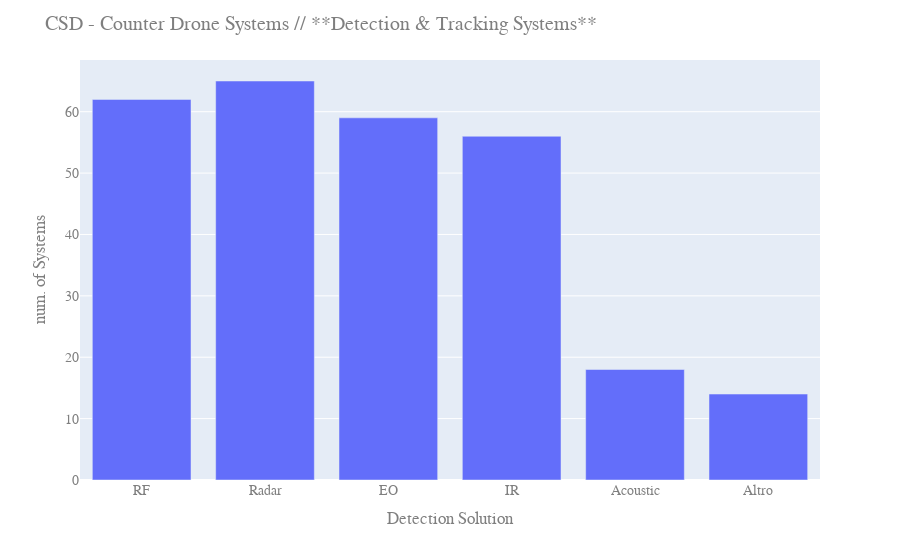

The code cell stored with this chart in its notebook:
### Markdown cell above
### Detection, Interdiction options and Platform types

From an overall analysis, it comes that eighty-eight (88) of the products in the database are designed only for detection, while 80 systems are intended solely for interdiction. In particular, hereunder, we are going to analyze each option: detection&tracking and interdiction, respectively.


#### Detection & Tracking options

As written above different C-UAS systems rely on a variety of techniques for detecting and/or intercepting drones, which can be summarised as following:

 - **Radar**: Detects the presence of small unmanned aircraft by their radar signature, which is generated when the aircraft encounters RF pulses emitted by the detection element. These systems often employ algorithms to distinguish between drones and other small, low-flying objects, such as birds.


 - **Radio-frequency (RF)**: Identifies the presence of drones by scanning for the frequencies on which most drones are known to operate. Algorithms pick out and geo-locate RF-emitting devices in the area that are likely to be drones.


 - **Electro-Optical (EO)**: Detects drones based on their visual signature.


 - **Infrared (IR)**: Detects drones based on their heat signature.


 - **Acoustic**: Detects drones by recognizing the unique sounds produced by their motors. Acoustic systems rely on a library of sounds produced by known drones, which are then matched to sounds detected in the operating environment.


 - **Combined Sensors**: Many systems integrate a variety of different sensor types in order to provide a more robust detection capability. For example, a system might include an acoustic sensor that cues an optical camera when it detects a potential drone in the vicinity. The use of multiple detection elements may also be intended to increase the probability of a successful detection, given that no individual detection method is entirely failproof.

Once the database is analyzed some key data can be extracted:

 - *Of the 155 systems that are capable of detection, 95 appear to employ a single sensor type, while at least 60 employ a combination of one or more sensor types (we count EO and IR sensors as distinct detection elements, though the two are more often than not used in conjunction). Sixteen systems employ a combination of four or five different sensor types.*
 

 - As can be see from the figure below, Roughly an equal number of systems (approximately 60)  employ radar, RF detection, and EO sensors. Fifty six employ IR, while 18 systems employ an acoustic sensor. The remaining are other option

### Code cell
detection_FR = detection.groupby('FR').size().reset_index(name='No. of FR')
detection_FR.columns = ['D.Opt', 'Num']
detection_RADAR = detection.groupby('RADAR').size().reset_index(name='No. of RADAR')
detection_RADAR.columns = ['D.Opt', 'Num']
detection_EO = detection.groupby('EO').size().reset_index(name='No. of EO')
detection_EO.columns = ['D.Opt', 'Num']
detection_IR = detection.groupby('IR').size().reset_index(name='No. of IR')
detection_IR.columns = ['D.Opt', 'Num']
detection_ACUST = detection.groupby('ACUST').size().reset_index(name='No. of ACUST')
detection_ACUST.columns = ['D.Opt', 'Num']
detection_ALTRI = detection['ALTRI'].count()
df_app_ALTRI = pd.DataFrame({'D.Opt': ['Altro']})
df_app_ALTRI['Num'] = {detection_ALTRI}

df_app = detection_FR
df_app2 = df_app.append(detection_RADAR)
df_app3 = df_app2.append(detection_EO)
df_app4 = df_app3.append(detection_IR)
df_app5 = df_app4.append(detection_ACUST)
df_app6 = df_app5.append(df_app_ALTRI)

fig = px.bar(df_app6, x='D.Opt', y='Num')

fig.update_layout(
    title="CSD - Counter Drone Systems // **Detection & Tracking Systems**",
    xaxis_title="Detection Solution",
    yaxis_title="num. of Systems",
    font=dict(
        family="Courier New, monospace",
        size=14,
        color="#7f7f7f"
    )
)

fig.show()

### Figure 1 — Plotly figure (JSON) as saved in the notebook; plotly's stock layout.template omitted (floating-point values rounded to 4 significant figures)
{"data": [{"alignmentgroup": "True", "hoverlabel": {"namelength": 0}, "hovertemplate": "D.Opt=%{x}<br>Num=%{y}", "legendgroup": "", "marker": {"color": "#636efa"}, "name": "", "offsetgroup": "", "orientation": "v", "showlegend": false, "textposition": "auto", "type": "bar", "x": ["RF", "Radar", "EO", "IR", "Acoustic", "Altro"], "xaxis": "x", "y": [62, 65, 59, 56, 18, 14], "yaxis": "y"}], "layout": {"barmode": "relative", "font": {"color": "#7f7f7f", "family": "Courier New, monospace", "size": 14}, "legend": {"tracegroupgap": 0}, "margin": {"t": 60}, "title": {"text": "CSD - Counter Drone Systems // **Detection & Tracking Systems**"}, "xaxis": {"anchor": "y", "domain": [0, 1], "title": {"text": "Detection Solution"}}, "yaxis": {"anchor": "x", "domain": [0, 1], "title": {"text": "num. of Systems"}}}}
